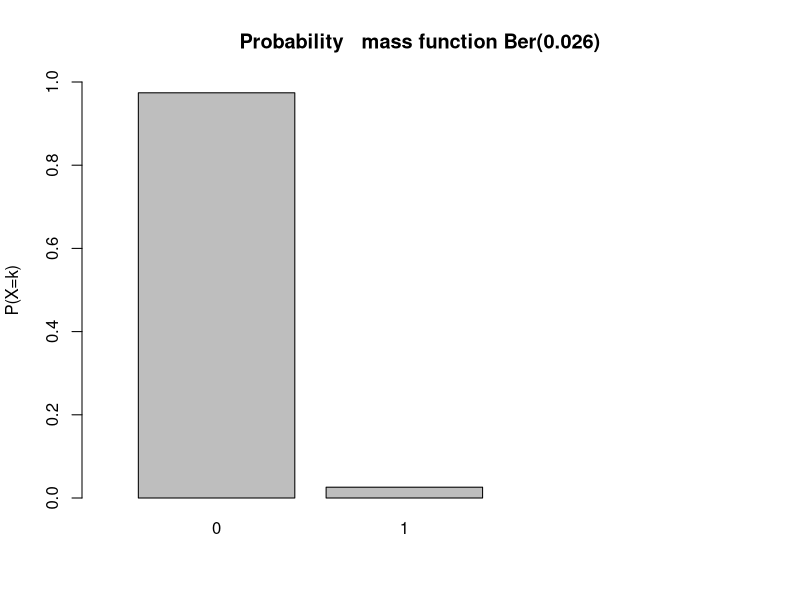
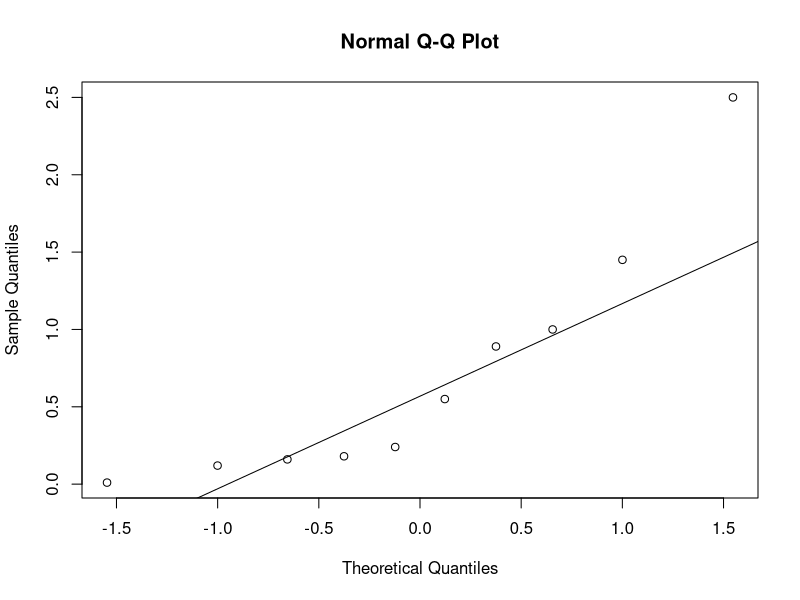
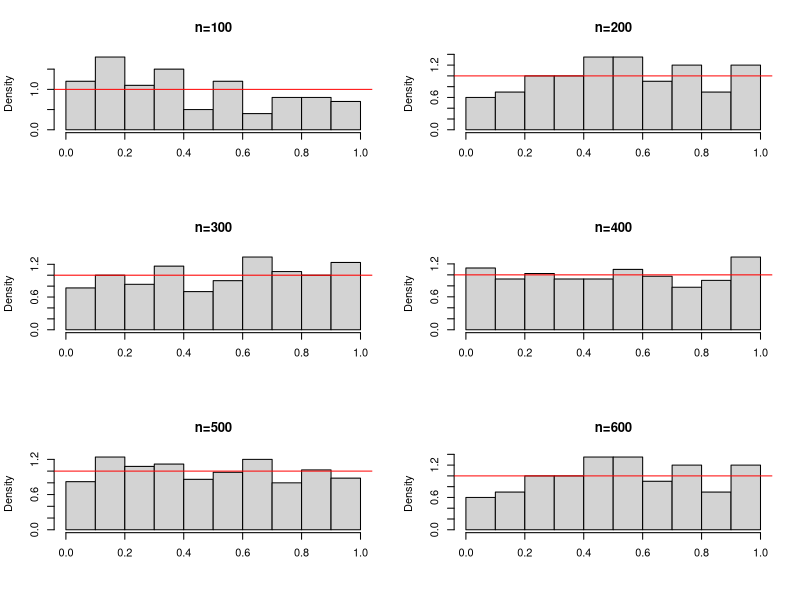
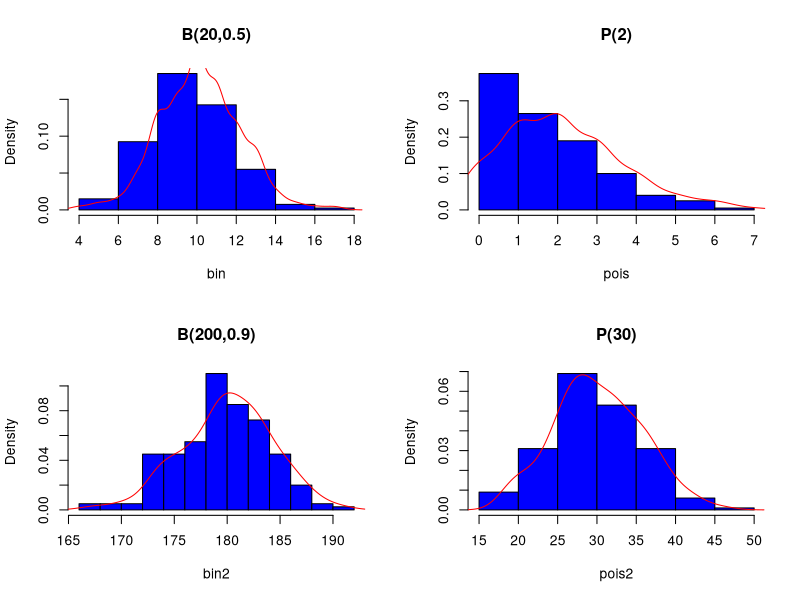

Here is the R script that generated these plots, in order:
## ---- chunk 1
dbinom(0,1,0.026)
## ---- chunk 2
  prob<-c(dbinom(0,1,0.026),dbinom(1,1,0.026))
  barplot(prob,ylab="P(X=k)",names.arg=c(0,1), width=1,xlim=c(0,4),ylim=c(0,1), main="Probability   mass function Ber(0.026)")
## ---- chunk 3
#a)
dbinom(14,20,0.7)

#b)
pbinom(14,20,0.7)

#c)
1-pbinom(10,20,0.7)

#d)
mean_10<-20*0.7

#e)
sqrt(20*0.7*0.3)
## ---- chunk 4

# P(10<=X<=20)

## ---- chunk 5
#a)
pnorm(1.2,1.6,0.42)

#b)
pnorm(2,1.6,0.42)-pnorm(1.2,1.6,0.42)

#c)
qnorm(0.15,1.6,0.42)

## ---- chunk 6
set<-c(0.12, 0.24, 0.01, 0.16, 0.18, 0.55,0.89, 1.00, 1.45,
2.5)

qqnorm(set)
qqline(set)

## ---- chunk 7
x<-rnorm(20,mean=2,sd=1)
## ---- chunk 8
set.seed(1234)

## ---- chunk 9

# Get a vector of 4 numbers
runif(4)  #by default is generated an uniform in (0,1)


# Get a vector of 3 numbers from 0 to 100
runif(3, min=0, max=100)


# Get 3 integers from 0 to 100
# Use max=101 because it will never actually equal 101
floor(runif(3, min=0, max=101))  

# This will do the same thing
sample(1:100, 3, replace=T)

# To generate integers WITHOUT replacement:
sample(1:100, 3, replace=F)


#comparison of several samples generated from U(0,1)

x<-runif(100)
y<-runif(200)
z<-runif(300)
k<-runif(400)
w<-runif(500)
j<-runif(600)

par(mfrow=c(3,2))

hist(x,main="n=100",prob=T,xlab="")
abline(h=1,col="red")
hist(y,main="n=200",prob=T,xlab="")
abline(h=1,col="red")
hist(z,main="n=300",prob=T,xlab="")
abline(h=1,col="red")
hist(k,main="n=400",prob=T,xlab="")
abline(h=1,col="red")
hist(w,main="n=500",prob=T,xlab="")
abline(h=1,col="red")
hist(y,main="n=600",prob=T,xlab="")
abline(h=1,col="red")
## ---- chunk 10
bin<-rbinom(200,20,0.5) # B(20,0.5)
pois<-rpois(200,2)      # P(2)
bin2<-rbinom(200,200,0.9) # B(20,0.9)
pois2<-rpois(200,30)      # P(30)


par(mfrow=c(2,2))
hist(bin, main="B(20,0.5)",col="blue",prob=T)
lines(density(bin),col="red")

hist(pois, main="P(2)",col="blue",prob=T)
lines(density(pois),col="red")

hist(bin2, main="B(200,0.9)",col="blue",prob=T)
lines(density(bin2),col="red")

hist(pois2, main="P(30)",col="blue",prob=T)
lines(density(pois2),col="red")
